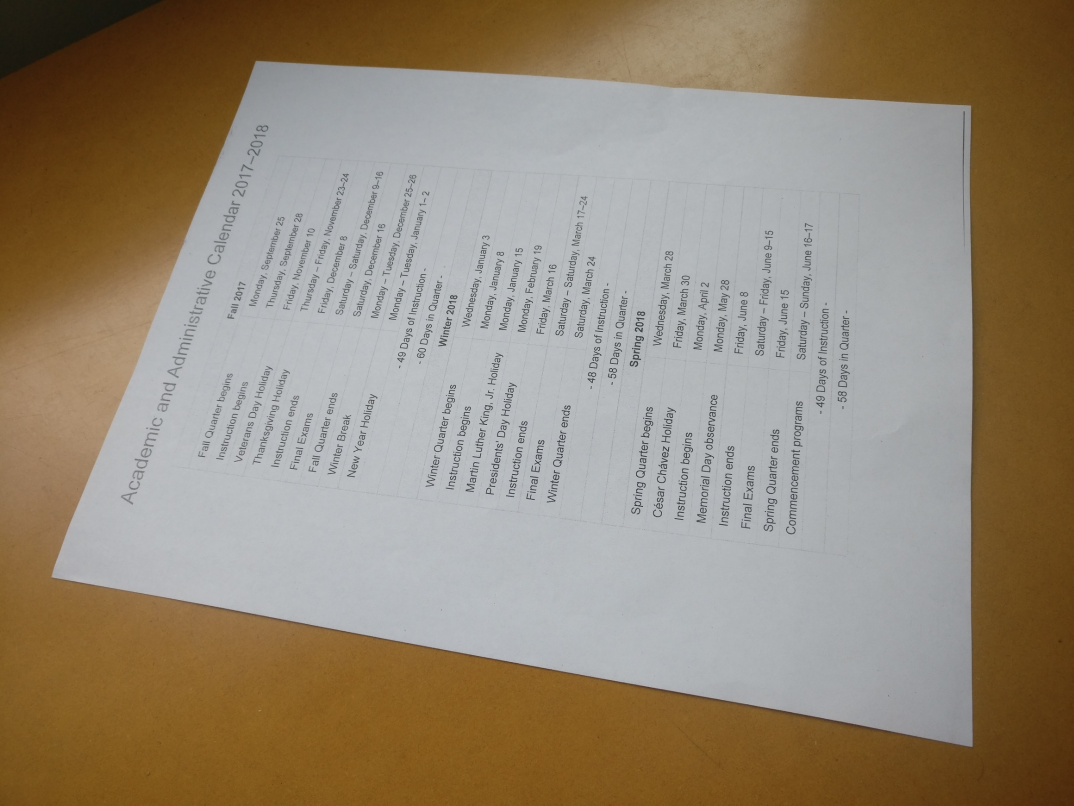
#> input picture hw2/photo.jpg, 2148 x 1611 px, given in place of Lenna.png, which was not available (shown at 1/2 size)
$ python HW1.py
#> lines starting #> are read from the running program, lines starting #| are printed output that depends on the picture; pictures that were not available may be replaced by others from this repository, and a replacement may not be noted
# To add a new cell, type '#%%'
# To add a new markdown cell, type '#%% [markdown]'
#%% Change working directory from the workspace root to the ipynb file location. Turn this addition off with the DataScience.changeDirOnImportExport setting
# ms-python.python added
import os
try:
	os.chdir(os.path.join(os.getcwd(), 'hw1'))
	print(os.getcwd())
except:
	pass
#%%
from IPython import get_ipython

#%% [markdown]
# # CSE 252A Computer Vision I Fall 2019 - Homework 1
# ### Instructor: Ben Ochoa
# ### Assignment Published On: Tuesday, October 1, 2019
# ### Due On: Tuesday, October 8, 2019 11:59 pm
#
# ## Instructions
# * Review the academic integrity and collaboration policies on the course website.
# * This assignment must be completed individually.
# * All solutions must be written in this notebook
# * Programming aspects of this assignment must be completed using Python in this notebook.
# * If you want to modify the skeleton code, you can do so. This has been provided just to provide you with a framework for the solution.
# * You may use python packages for basic linear algebra (you can use numpy or scipy for basic operations), but you may not use packages that directly solve the problem.
# * If you are unsure about using a specific package or function, then ask the instructor and teaching assistants for clarification.
# * You must submit this notebook exported as a pdf. You must also submit this notebook as .ipynb file.
# * You must submit both files (.pdf and .ipynb) on Gradescope. You must mark each problem on Gradescope in the pdf.
# * It is highly recommended that you begin working on this assignment early.
# * **Late policy** - Assignments submitted late will receive a 15% grade reduction for each 12 hours late (i.e., 30% per day). Assignments will not be accepted 72 hours after the due date. If you require an extension (for personal reasons only) to a due date, you must request one as far in advance as possible. Extensions requested close to or after the due date will only be granted for clear emergencies or clearly unforeseeable circumstances.
# ---
#
# Welcome to CSE252A Computer Vision I! This course gives you a comprehensive introduction to computer vison providing broad coverage including low level vision, inferring 3D properties from images, and object recognition.
# We will be using a variety of tools in this class that will require some initial configuration. To ensure smooth progress, we will setup the majority of the tools to be used in this course in this assignment. You will also practice some basic image manipulation techniques.
# Finally, you will need to export this Ipython notebook as pdf and submit it to Gradescope along with .ipynb file before the due date.
#
# ### Piazza, Gradescope and Python
#
# **Piazza**
#
# Go to [Piazza](https://piazza.com/ucsd/fall2019/cse252a) and sign up for the class using your ucsd.edu email account. You'll be able to ask the professor, the TAs and your classmates questions on Piazza. Class announcements will be made using Piazza, so make sure you check your email or Piazza frequently.
#
# **Gradescope**
#
# See Piazza post on how to add CSE 252A in Gradescope. All the assignments are required to be submitted to gradescope for grading. Make sure that you mark each page for different problems.
#
# **Python**
#
# We will use the Python programming language for all assignments in this course, with a few popular libraries (numpy, matplotlib). Assignments will be given in the format of browser-based Jupyter/Ipython notebook that you are currently viewing. We expect that many of you have some experience with Python and Numpy. And if you have previous knowledge in Matlab, check out the [numpy for Matlab users](https://docs.scipy.org/doc/numpy-dev/user/numpy-for-matlab-users.html) page. The section below will serve as a quick introduction to Numpy and some other libraries.
#%% [markdown]
# ## Getting started with Numpy
#
# Numpy is the fundamental package for scientific computing with Python. It provides a powerful N-dimensional array object and functions for working with these arrays.
#%% [markdown]
# ### Arrays

#%%
import numpy as np

array1d = np.array([1,0,0])          # a 1d array

print("1d array :")
print(array1d)
print("Shape :", array1d.shape)     # print the shape of array

array2d = np.array([[1], [2], [3]])  # a 2d array
print("\n2d array :")
print(array2d)
print("Shape :", array2d.shape)    # print the size of v, notice the difference

print("\nTranspose 2d :", array2d.T)     # Transpose of a 2d array
print("Shape :", array2d.T.shape)

print("\nTranspose 1d :", array1d.T)     # Notice how 1d array did not change after transpose (Thoughts?)
print("Shape :", array1d.T.shape)

allzeros = np.zeros([2, 3])           # a 2x3 array of zeros
allones =  np.ones([1, 3])            # a 1x3 array of ones
identity = np.eye(3)                  # identity matrix
rand3_1 = np.random.rand(3, 1)       # random matrix with values in [0, 1]
arr = np.ones(allones.shape) * 3       # create a matrix from shape

#%% [markdown]
# ### Array Indexing

#%%
import numpy as np
array2d = np.array([[1, 2, 3], [4, 5, 6]])  # create a 2d array with shape (2, 3)
print("Access a single element")
print(array2d[0, 2])                 # access an element
array2d[0, 2] = 252                         # a slice of an array is a view into the same data;
print("\nModified a single element")
print(array2d)                              # this will modify the original array

print("\nAccess a subarray")
print(array2d[1, :])                        # access a row (to 1d array)
print(array2d[1:, :])                       # access a row (to 2d array)
print("\nTranspose a subarray")
print(array2d[1, :].T)                      # notice the difference of the dimension of resulting array
print(array2d[1:, :].T)                     # this will be helpful if you want to transpose it later

# Boolean array indexing
# Given a array m, create a new array with values equal to m
# if they are greater than 0, and equal to 0 if they less than or equal 0

array2d = np.array([[3, 5, -2], [50, -1, 0]])
arr = np.zeros(array2d.shape)
arr[array2d > 0] = array2d[array2d > 0]
print("\nBoolean array indexing")
print(arr)

#%% [markdown]
# ### Operations on array
# **Elementwise Operations**

#%%
import numpy as np

a = np.array([[1, 2, 3], [2, 3, 4]], dtype=np.float64)
print(a * 2)                                            # scalar multiplication
print(a / 4)                                            # scalar division
print(np.round(a / 4))
print(np.power(a, 2))
print(np.log(a))


b = np.array([[5, 6, 7], [5, 7, 8]], dtype=np.float64)
print(a + b)                                            # elementwise sum
print(a - b)                                            # elementwise difference
print(a * b)                                            # elementwise product
print(a / b)                                            # elementwise division

#%% [markdown]
# **Vector Operations**

#%%
import numpy as np

a = np.array([[1, 2], [3, 4]])
print("sum of array")
print(np.sum(a))                # sum of all array elements
print(np.sum(a, axis=0))        # sum of each column
print(np.sum(a, axis=1))        # sum of each row
print("\nmean of array")
print(np.mean(a))               # mean of all array elements
print(np.mean(a, axis=0))       # mean of each column
print(np.mean(a, axis=1))       # mean of each row

#%% [markdown]
# **Matrix Operations**

#%%
import numpy as np

a = np.array([[1, 2], [3, 4]])
b = np.array([[5, 6], [7, 8]])
print("matrix-matrix product")
print(a.dot(b))                 # matrix product
print(a.T.dot(b.T))

x = np.array([1, 2])
print("\nmatrix-vector product")
print(a.dot(x))                 # matrix / vector product
print(a@x)      # Can also make use of the @ instad of .dot()

#%% [markdown]
# ### Matplotlib
#
# Matplotlib is a plotting library. We will use it to show the result in this assignment.

#%%
# this line prepares IPython for working with matplotlib
get_ipython().run_line_magic('matplotlib', 'inline')

import numpy as np
import matplotlib.pyplot as plt
import math

x = np.arange(-24, 24) / 24. * math.pi
plt.plot(x, np.sin(x))
#> (this line was passed over: IPython is not available in this run)
plt.xlabel('radians')
#> (this line was passed over: IPython is not available in this run)
plt.ylabel('sin value')
#> (this line was passed over: IPython is not available in this run)
plt.title('Sine Function')
#> (this line was passed over: IPython is not available in this run)

plt.show()

#%% [markdown]
# This brief overview introduces many basic functions from a few popular libraries, but is far from complete. Check out the documentations for [Numpy](https://docs.scipy.org/doc/numpy/reference/) and [Matplotlib](https://matplotlib.org/) to find out more.
#
# ---
#%% [markdown]
# ## Problem 1 Image operations and vectorization (1pt)
# Vector operations using numpy can offer a significant speedup over doing an operation iteratively on an image. The problem below will demonstrate the time it takes for both approaches to change the color of quadrants of an image.
#
# The problem reads an image "Lenna.png" that you will find in the assignment folder. Two functions are then provided as different approaches for doing an operation on the image.
#
# Your task is to follow through the code and fill in the "piazza" function using instructions on Piazza.
#
#

#%%
import numpy as np
import matplotlib.pyplot as plt
import copy
import time

img = plt.imread('Lenna.png')             # read a JPEG image
#> img is the input picture: shape (1611, 2148, 3); mean R, G, B 148.9, 135.9, 117.3
print("Image shape", img.shape)           # print image size and color depth
#| Image shape (1611, 2148, 3)

plt.imshow(img)                           # displaying the original image
#> (this line was passed over: IPython is not available in this run)
plt.show()


#%%
def iterative(img):

    image = copy.deepcopy(img)              # create a copy of the image matrix
    for x in range(image.shape[0]):
        for y in range(image.shape[1]):
            if x < image.shape[0]/2 and y < image.shape[1]/2:
                image[x,y] = image[x,y] * [0,1,1]    #removing the red channel
            elif x > image.shape[0]/2 and y < image.shape[1]/2:
                image[x,y] = image[x,y] * [1,0,1]    #removing the green channel
            elif x < image.shape[0]/2 and y > image.shape[1]/2:
                image[x,y] = image[x,y] * [1,1,0]    #removing the blue channel
            else:
                pass
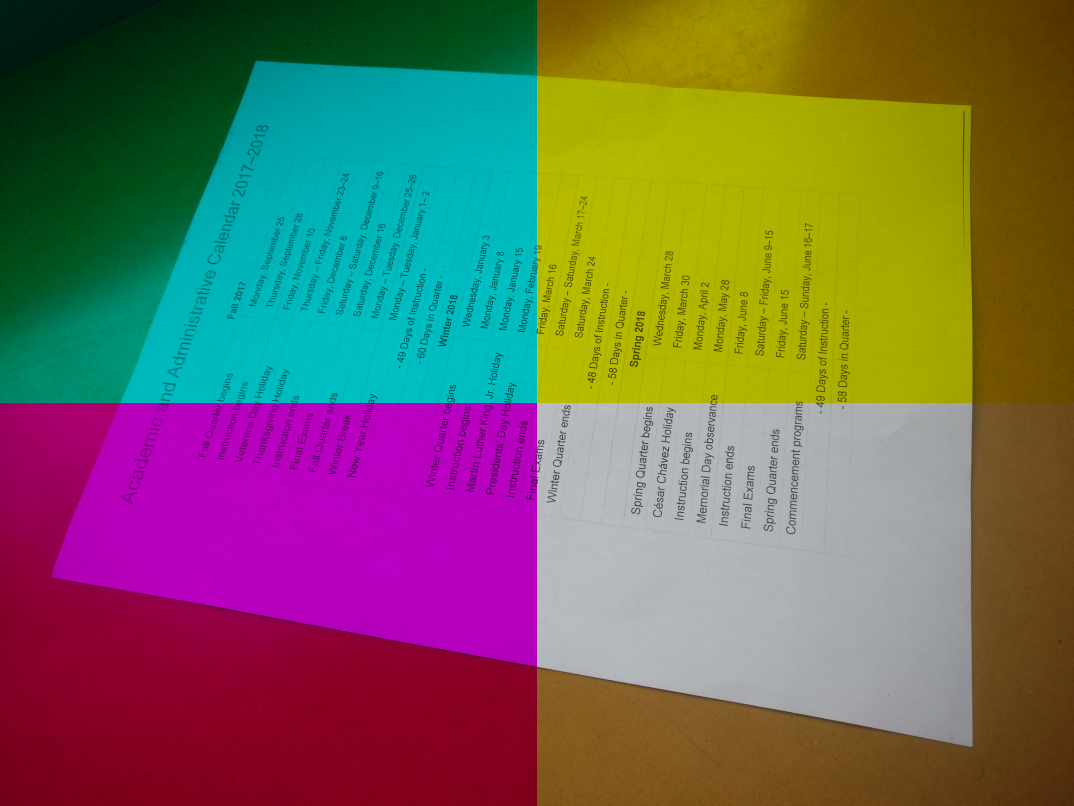
#> image: shape (1611, 2148, 3) (shown at 1/2 size); mean R, G, B 113.6, 101.3, 85.5
    return image

def vectorized(img):

    image = copy.deepcopy(img)
    a = int(image.shape[0]/2)
#> a = 805
    b = int(image.shape[1]/2)
#> b = 1074
    image[:a,:b] = image[:a,:b]*[0,1,1]
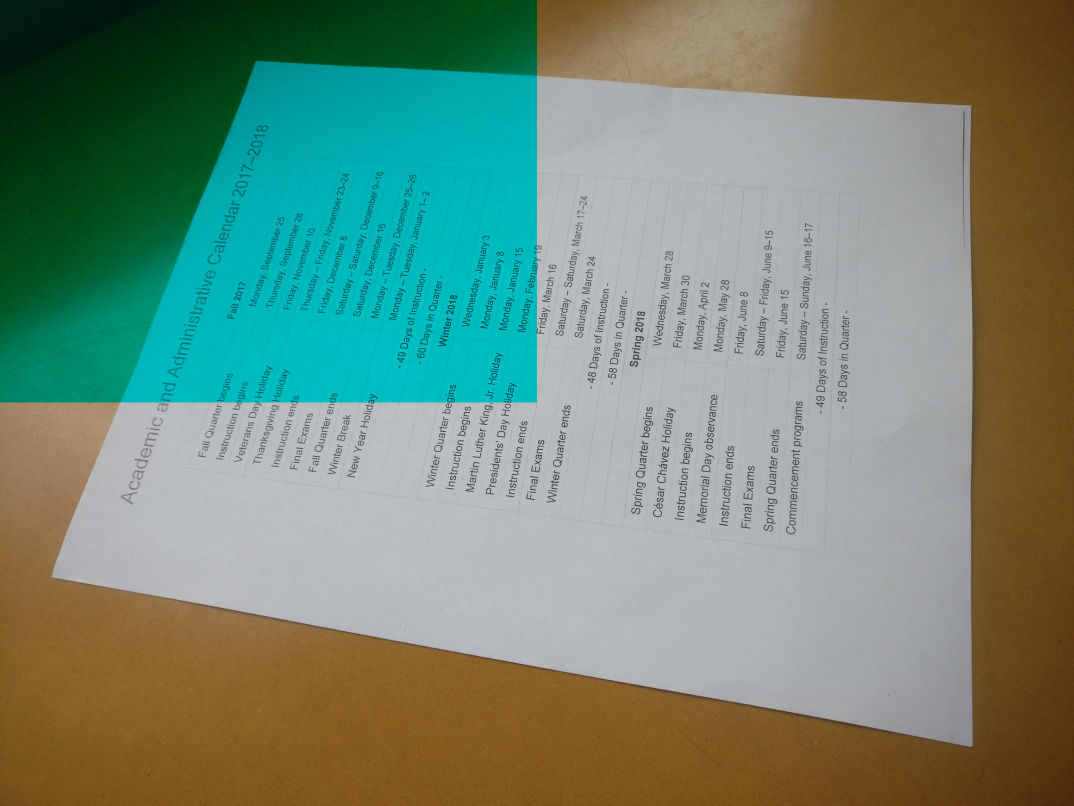
#> image: shape (1611, 2148, 3) (shown at 1/2 size); mean R, G, B 113.6, 135.9, 117.3
    image[a:,:b] = image[a:,:b]*[1,0,1]
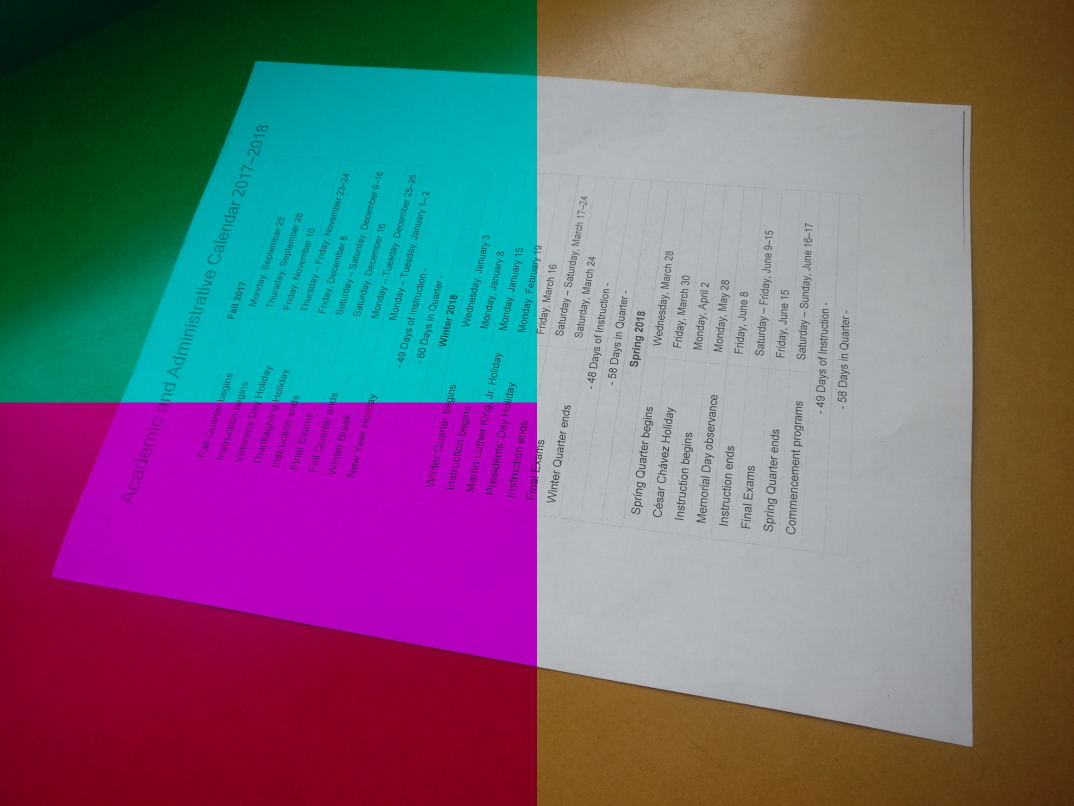
#> image: shape (1611, 2148, 3) (shown at 1/2 size); mean R, G, B 113.6, 101.3, 117.3
    image[:a,b:] = image[:a,b:]*[1,1,0]

    return image


#%%
# # The code for this problem is posted on Piazza. Sign up for the course if you have not. Then find
# # the function definition included in the post 'Welcome to CSE252A' to complete this problem.
# # This is the only cell you need to edit for this problem.
def piazza():
    start = time.time()
    image_iterative = iterative(img)
    end = time.time()
    print("Iterative method took {0} seconds".format(end-start))
    start = time.time()
    image_vectorized = vectorized(img)
    end = time.time()
    print("Vectorized method took {0} seconds".format(end-start))
    return image_iterative, image_vectorized

# Run the function
image_iterative, image_vectorized = piazza()


#%%
# Plotting the results in sepearate subplots

plt.subplot(1, 3, 1)  # create (1x3) subplots, indexing from 1
#> (this line was passed over: IPython is not available in this run)
plt.imshow(img)       # original image
#> (this line was passed over: IPython is not available in this run)
#> (the run stopped early here; a loop or call above may not have finished)
